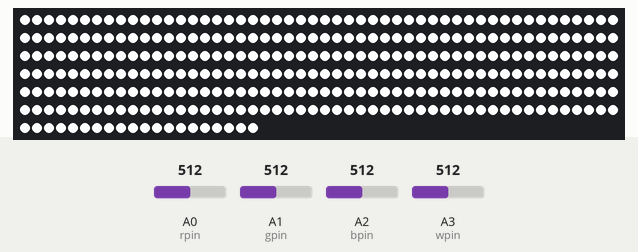
The sketch below on a simulated Arduino Uno, built with avr-gcc and run on an emulated ATmega328P. Parts: 320 RGB LEDs in strip order, left to right, continuing on the next row. The test bench sets the inputs (shaded band); at power-on: A0 (rpin) = 512, A1 (gpin) = 512, A2 (bpin) = 512, A3 (wpin) = 512. Dim RGB values are drawn brighter than linear.

Above: at 1.2 s.
1.3 s: A0 (rpin) set to 245
2.8 s: A1 (gpin) set to 245
4.4 s: A2 (bpin) set to 30
At 5.6 s:
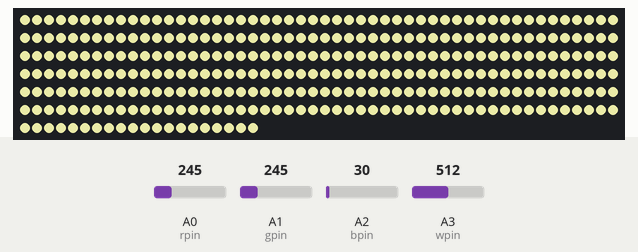
5.9 s: A3 (wpin) set to 30
At 6.9 s:
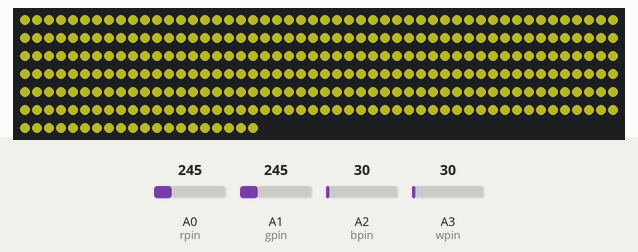
7.4 s: A0 (rpin) set to 30
At 8.0 s:
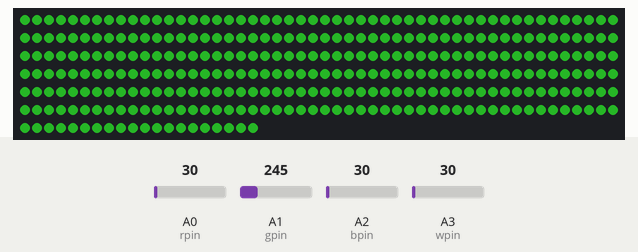
8.9 s: A2 (bpin) set to 265
At 9.3 s:
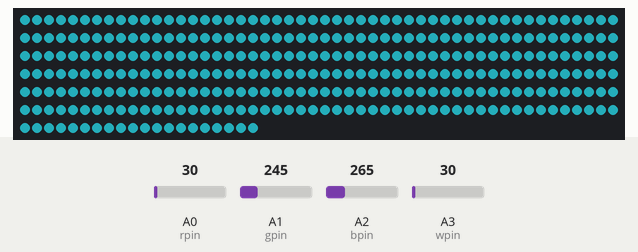
Timing chart, 0 to 11.4 s (numbered marks = the images above; inputs shaded):
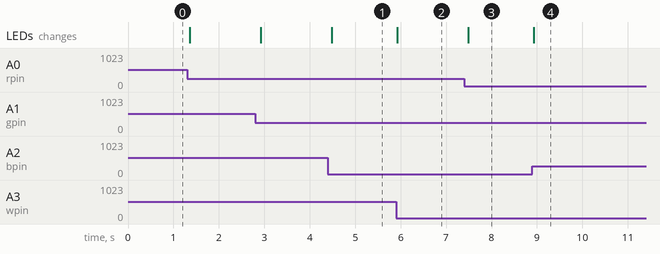

Measured:
- after the input at 4.4 s, the LEDs: change after 0.08 s (image 1)
- after the input at 5.9 s, the LEDs: change at once (image 2)
- after the input at 7.4 s, the LEDs: change after 0.09 s (image 3)
- after the input at 8.9 s, the LEDs: change at once (image 4)

The sketch:

testing_neo_n.ino
```cpp
#include <Adafruit_NeoPixel.h>
// Which pin on the Arduino is connected to the NeoPixels?
// On a Trinket or Gemma we suggest changing this to 1:
#define LED_PIN    6


// How many NeoPixels are attached to the Arduino?
#define LED_COUNT 320


// Declare our NeoPixel strip object:
Adafruit_NeoPixel strip(LED_COUNT, LED_PIN, NEO_GRBW + NEO_KHZ800);
// Argument 1 = Number of pixels in NeoPixel strip
// Argument 2 = Arduino pin number (most are valid)
// Argument 3 = Pixel type flags, add together as needed:
//   NEO_KHZ800  800 KHz bitstream (most NeoPixel products w/WS2812 LEDs)
//   NEO_KHZ400  400 KHz (classic 'v1' (not v2) FLORA pixels, WS2811 drivers)
//   NEO_GRB     Pixels are wired for GRB bitstream (most NeoPixel products)
//   NEO_RGB     Pixels are wired for RGB bitstream (v1 FLORA pixels, not v2)
//   NEO_RGBW    Pixels are wired for RGBW bitstream (NeoPixel RGBW products)


int rpin = A0;
int gpin = A1;
int bpin = A2;
int wpin = A3;

int rval = 0;
int gval = 0;
int bval = 0;
int wval = 0;

int minval = 0;
float maxval = 1023.0;

int brightness = 255 ;

float maxColorVal = 255.0;

void setup() {
    Serial.begin(9600);

  // put your setup code here, to run once:
  strip.begin();           // INITIALIZE NeoPixel strip object (REQUIRED)
  strip.show();            // Turn OFF all pixels ASAP
  strip.setBrightness(brightness); // Set BRIGHTNESS to about 1/5 (max = 255)

}

void loop() {
  // put your main code here, to run repeatedly:
  rval = analogRead(rpin);
  float rmult = rval / maxval;
  int rcol = rmult * 255;
  gval = analogRead(gpin);
  float gmult = gval / maxval;
  int gcol = gmult * 255;
  bval = analogRead(bpin);
  float bmult = bval / maxval;
  int bcol = bmult * 255;
  wval = analogRead(wpin);
  float wmult = wval / maxval;
  int wcol = wmult * 255;

  //Serial.print("r " );
  //Serial.println(rval);


  //Serial.print("g " );
  //Serial.println(gval);

  //Serial.print("b " );
  //Serial.println(bval);
  //Serial.print("w " );
  //Serial.println(wval);


  uint32_t color = strip.Color(rcol, gcol, bcol, wcol);
 // uint32_t color = strip.Color(0, 0, 0, rcol);
  strip.fill(color, 0, LED_COUNT);
  strip.show();
 /*
   for(int i=0; i<strip.numPixels(); i++) { // For each pixel in strip...
    strip.setPixelColor(i, color);         //  Set pixel's color (in RAM)
    strip.show();                          //  Update strip to match
                               //  Pause for a moment
  }
  */
  delay(100);
}
```
